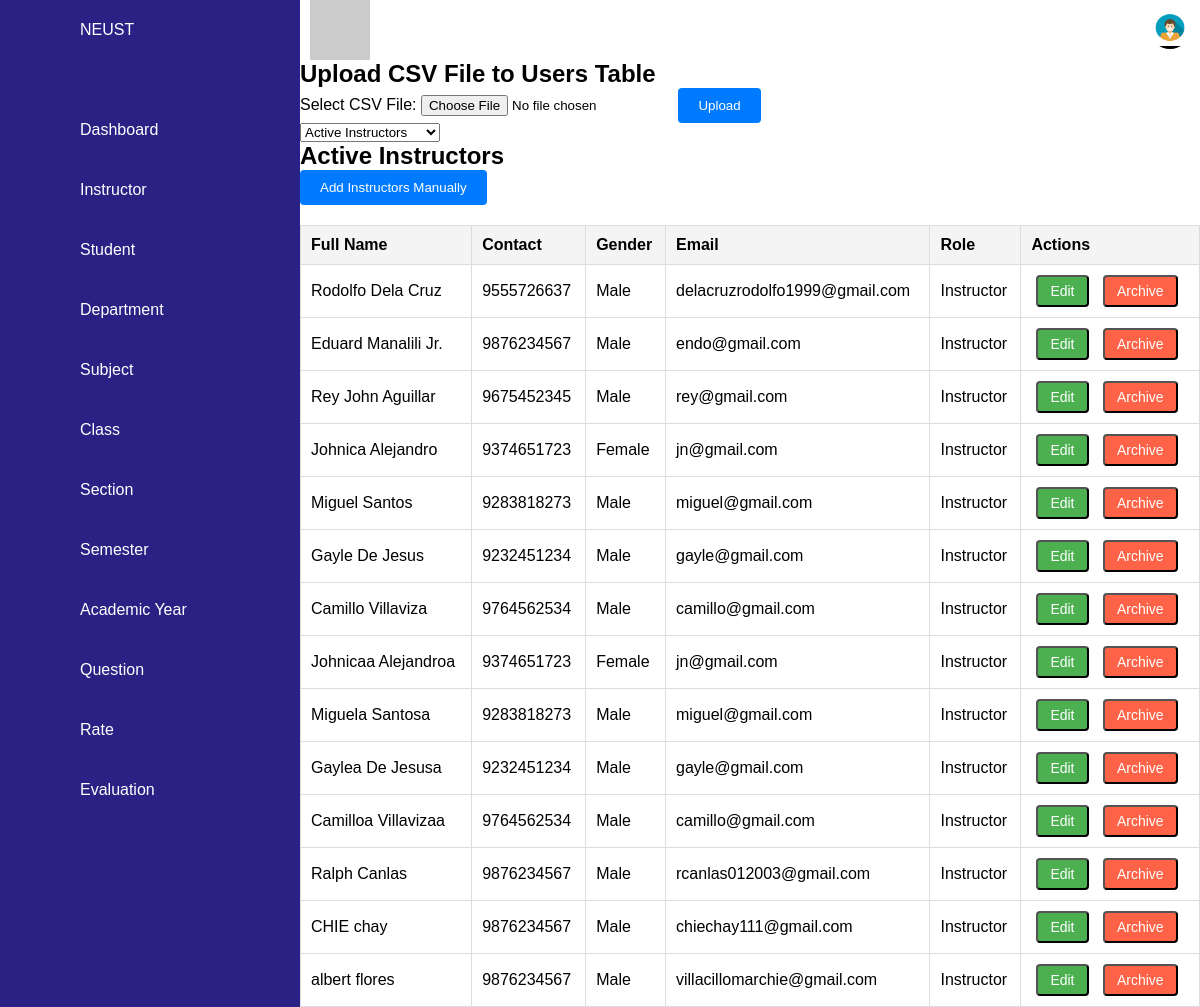
The page /instructor.php on the database as committed earlier.
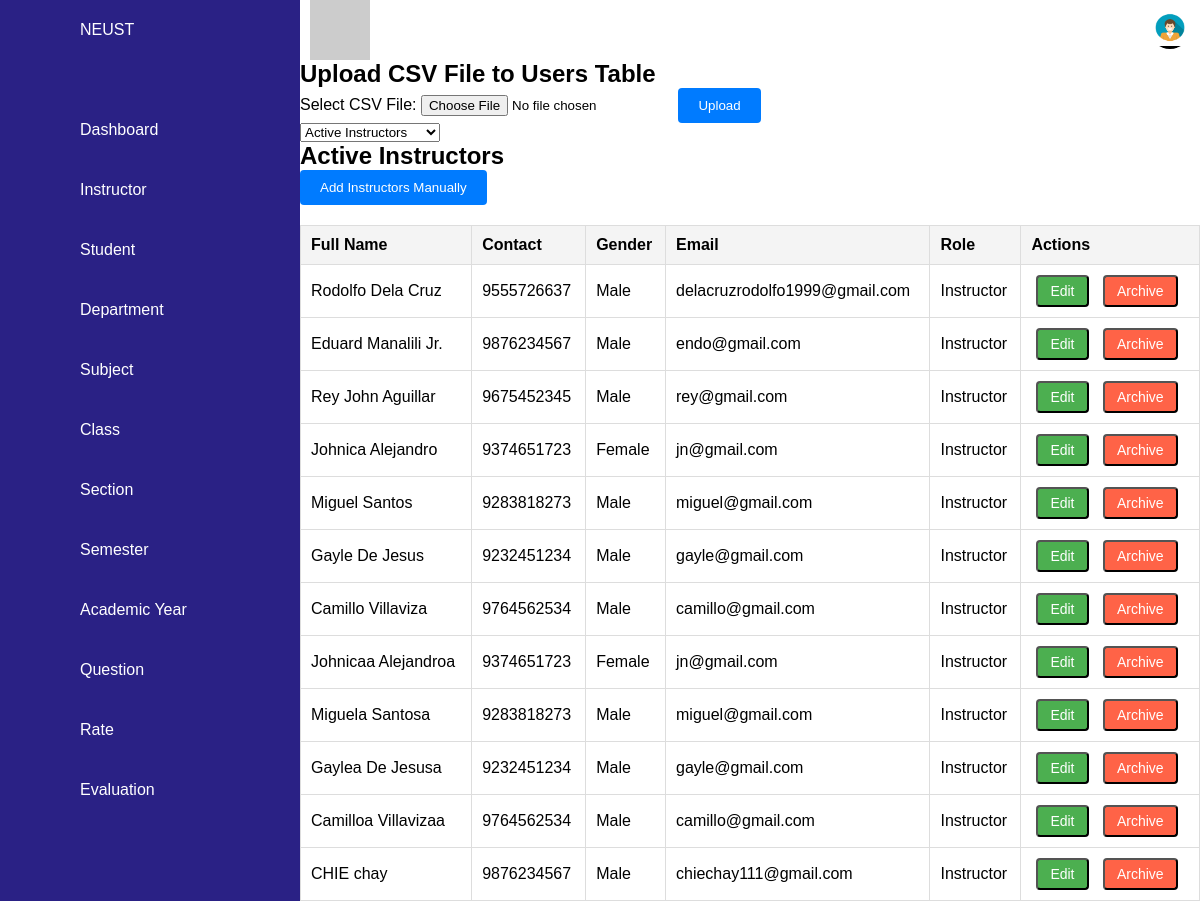
The same page on the database as committed later.
### tables this page shows
CREATE TABLE `users` (
  `user_id` int(11) NOT NULL,
  `fname` varchar(100) NOT NULL,
  `mname` varchar(100) DEFAULT NULL,
  `lname` varchar(100) NOT NULL,
  `suffixname` varchar(20) DEFAULT NULL,
  `contact_no` varchar(20) NOT NULL,
  `houseno` int(20) NOT NULL,
  `street` varchar(100) NOT NULL,
  `barangay` varchar(100) NOT NULL,
  `city` varchar(100) NOT NULL,
  `province` varchar(100) NOT NULL,
  `postalcode` varchar(25) NOT NULL,
  `birthdate` date NOT NULL DEFAULT curdate(),
  `gender` enum('Female','Male') NOT NULL,
  `role` enum('Admin','Student','Instructor') NOT NULL,
  `email` varchar(100) NOT NULL,
  `password` varchar(100) DEFAULT NULL,
  `is_archived` tinyint(1) DEFAULT 0
);

### instructor.php (the view, shortened to what this page needs)
<?php
$servername = "localhost";
$username = "root";
$password = "";
$dbname = "cap";
$conn = new mysqli($servername, $username, $password, $dbname);
$sql = "SELECT * FROM users WHERE is_archived = 0 AND role ='Instructor' ORDER BY lname ASC";
$filter = isset($_GET['status']) ? $_GET['status'] : 'active';
if ($filter == 'archived') {
    $sql = "SELECT * FROM users WHERE is_archived = 1 AND role = 'instructor'";
} else {
    $sql = "SELECT * FROM users WHERE is_archived = 0 AND role = 'instructor'";
}
$result = $conn->query($sql);
?>
<!DOCTYPE html>
<html lang="en">
<head>
    <link rel="stylesheet" href="style.css">
</head>
<body>
    <div class="containerr">
        <div class="navigation">
            <ul>
                <li>
                    <a href="index.php">
                        <span class="icon"><ion-icon name="school"></ion-icon></span>
                        <span class="title">NEUST</span>
                    </a>
                </li>
                <li id="dashboard">
                    <a href="dashboard.php"><span class="icon"><ion-icon name="home"></ion-icon></span><span
                            class="title">Dashboard</span></a>
                </li>
                <li id="instructor">
                    <a href="instructor.php"><span class="icon"><ion-icon name="person-add"></ion-icon></span><span
                            class="title">Instructor</span></a>
                </li>
                <li id="student">
                    <a href="student.php"><span class="icon"><ion-icon name="person-add"></ion-icon></span><span
                            class="title">Student</span></a>
                </li>
                <li id="department">
                    <a href="department.php"><span class="icon"><ion-icon name="desktop"></ion-icon></span><span
                            class="title">Department</span></a>
                </li>
                <li id="subject">
                    <a href="subject.php"><span class="icon"><ion-icon name="desktop"></ion-icon></span><span
                            class="title">Subject</span></a>
                </li>
                <li id="class">
                    <a href="class.php"><span class="icon"><ion-icon name="desktop"></ion-icon></span><span
                            class="title">Class</span></a>
                </li>
                <li id="section">
                    <a href="section.php"><span class="icon"><ion-icon name="desktop"></ion-icon></span><span
                            class="title">Section</span></a>
                </li>
                <li id="semester">
                    <a href="semester.php"><span class="icon"><ion-icon name="desktop"></ion-icon></span><span
                            class="title">Semester</span></a>
                </li>
                <li id="academic">
                    <a href="acad_year.php"><span class="icon"><ion-icon name="desktop"></ion-icon></span><span
                            class="title">Academic Year</span></a>
                </li>
                <li id="question">
                    <a href="question.php"><span class="icon"><ion-icon name="desktop"></ion-icon></span><span
                            class="title">Question</span></a>
                </li>
                <li id="rate">
                    <a href="rate.php"><span class="icon"><ion-icon name="desktop"></ion-icon></span><span
                            class="title">Rate</span></a>
                </li>
                <li id="evaluation">
                    <a href="evaluation.php"><span class="icon"><ion-icon name="desktop"></ion-icon></span><span
                            class="title">Evaluation</span></a>
                </li>
            </ul>
        </div>
        <div class="main">
            <div class="topbar">
                <div class="toggle">
                </div>
                <div class="user">
                    <div class="dropdown">
                        <button class="dropdown-btn">
                            <img src="/img/admin.jpg" alt="User Profile" class="profile-img">
                        </button>
                    </div>
                </div>
            </div>
            <h2>Upload CSV File to Users Table</h2>
            <form action="" method="POST" enctype="multipart/form-data">
                <label for="csvFile">Select CSV File:</label>
                <input type="file" name="csvFile" id="csvFile" required>
                <button type="submit" name="submit" class="btn1 btn-primary">Upload</button>
            </form>
            <form method="GET">
                <select name="status" onchange="this.form.submit()">
                    <option value="active" <?php echo ($filter == 'active') ? 'selected' : ''; ?>>Active Instructors
                    </option>
                </select>
            </form>
            <h2><?php echo ucfirst($filter); ?> Instructors</h2>
            <button type="button" class="btn1 btn-primary" style="" onclick="openModal()">Add Instructors
                Manually</button>
            <div class="table-wrapper">
                <table class="table table-bordered">
                    <thead>
                        <tr>
                            <th>Full Name</th>
                            <th>Contact</th>
                            <th>Gender</th>
                            <th>Email</th>
                            <th>Role</th>
                            <th>Actions</th>
                        </tr>
                    </thead>
                    <tbody>
                        <?php if ($result->num_rows > 0): ?>
                            <?php while ($row = $result->fetch_assoc()): ?>
                                <tr>
                                    <td><?php echo $row['fname'] . ' ' . $row['mname'] . ' ' . $row['lname'] . ' ' . $row['suffixname']; ?>
                                    </td>
                                    <td><?php echo $row['contact_no']; ?></td>
                                    <td><?php echo $row['gender']; ?></td>
                                    <td><?php echo $row['email']; ?></td>
                                    <td><?php echo $row['role']; ?></td>
                                    <td>
                                        <?php if ($row['is_archived'] == 0): ?>
                                            <button class="btn btn-success edit-btn"
                                                onclick="openEditModal(<?php echo $row['user_id']; ?>, '<?php echo $row['fname']; ?>', '<?php echo $row['mname']; ?>', '<?php echo $row['lname']; ?>', '<?php echo $row['suffixname']; ?>',  '<?php echo $row['contact_no']; ?>', '<?php echo $row['houseno']; ?>', '<?php echo $row['street']; ?>', '<?php echo $row['barangay']; ?>', '<?php echo $row['city']; ?>', '<?php echo $row['province']; ?>', '<?php echo $row['postalcode']; ?>', '<?php echo $row['birthdate']; ?>', '<?php echo $row['gender']; ?>', '<?php echo $row['email']; ?>', '<?php echo $row['role']; ?>')">Edit</button>
                                            <a href="instructor.php?archive=true&user_id=<?php echo $row['user_id']; ?>">
                                                <button class="btn btn-danger archive-btn">Archive</button>
                                            </a>
                                        <?php elseif ($row['is_archived'] == 1): ?>
                                            <a href="instructor.php?restore=true&user_id=<?php echo $row['user_id']; ?>">
                                                <button class="btn btn-success edit-btn">Restore</button>
                                            </a>
                                        <?php endif; ?>
                                    </td>
                                </tr>
                            <?php endwhile; ?>
                        <?php else: ?>
                            <tr>
                                <td colspan="6">No instructors found</td>
                            </tr>
                        <?php endif; ?>
                    </tbody>
                </table>
            </div>
        </div>
    </div>
</body>
</html>

### style.css (style rules this page uses)
* { font-family: "Ubuntu", sans-serif; margin: 0; padding: 0; box-sizing: border-box; }
:root { --blue: #2a2185; --white: #fff; --gray: #f5f5f5; --black1: #222; --black2: #999; --primary-blue: #003b5c; --secondary-yellow: #f8c51c; --accent-light-blue: #5b8c9b; --background-color: #f4f4f4; }
body { min-height: 100vh; overflow-x: hidden; }
.navigation { position: fixed; width: 300px; height: 100%; background: var(--blue); border-left: 10px solid var(--blue); transition: 0.5s; overflow: auto; }
.navigation ul { position: absolute; top: 0; left: 0; width: 100%; }
.navigation ul li { position: relative; width: 100%; list-style: none; border-top-left-radius: 30px; border-bottom-left-radius: 30px; }
.navigation ul li:nth-child(1) { margin-bottom: 40px; pointer-events: none; }
.navigation ul li a { position: relative; display: block; width: 100%; display: flex; text-decoration: none; color: var(--white); }
.navigation ul li a .icon { position: relative; display: block; min-width: 60px; height: 60px; line-height: 73px; text-align: center; }
.navigation ul li a .title { display: block; padding: 0 10px; height: 60px; line-height: 60px; text-align: start; white-space: nowrap; }
li#student > a { cursor: pointer; }
.main { position: absolute; width: calc(100% - 300px); left: 300px; min-height: 100vh; background: var(--white); transition: 0.5s; }
.topbar { width: 100%; height: 60px; display: flex; justify-content: space-between; align-items: center; padding: 0 10px; }
.toggle { position: relative; width: 60px; height: 60px; background: #ccc; display: flex; justify-content: center; align-items: center; font-size: 2.5rem; cursor: pointer; }
.dropdown-btn { background: none; border: none; cursor: pointer; padding: 0; display: block; z-index: 10; }
.profile-img { width: 40px; height: 40px; border-radius: 50%; }
.btn { text-decoration: none; padding: 6px 12px; margin: 0 5px; border-radius: 4px; font-size: 14px; display: inline-block; text-align: center; transition: all 0.3s ease; }
.edit-btn { background-color: #4CAF50; color: white; }
.archive-btn { background-color: #f44336; color: white; }
th, td { padding: 10px; text-align: left; }
th { background-color: #f4f4f4; }
td { border-bottom: 1px solid #ddd; }
table { width: 100%; margin-top: 20px; border-collapse: collapse; }
table, th, td { border: 1px solid #ddd; }
.archive-btn { background-color: #ff6347; color: white; }

### instructor.php (style rules this page uses)
.btn1 { background-color: #007bff; color: white; padding: 10px 20px; border: none; border-radius: 4px; cursor: pointer; }

Rows that differ between the two databases and show on the page:
removed users: fname "Ralph", lname "Canlas", contact_no "9876234567", gender "Male", email "rcanlas012003@gmail.com", role "Instructor"
removed users: fname "albert", lname "flores", contact_no "9876234567", gender "Male", email "villacillomarchie@gmail.com", role "Instructor"
